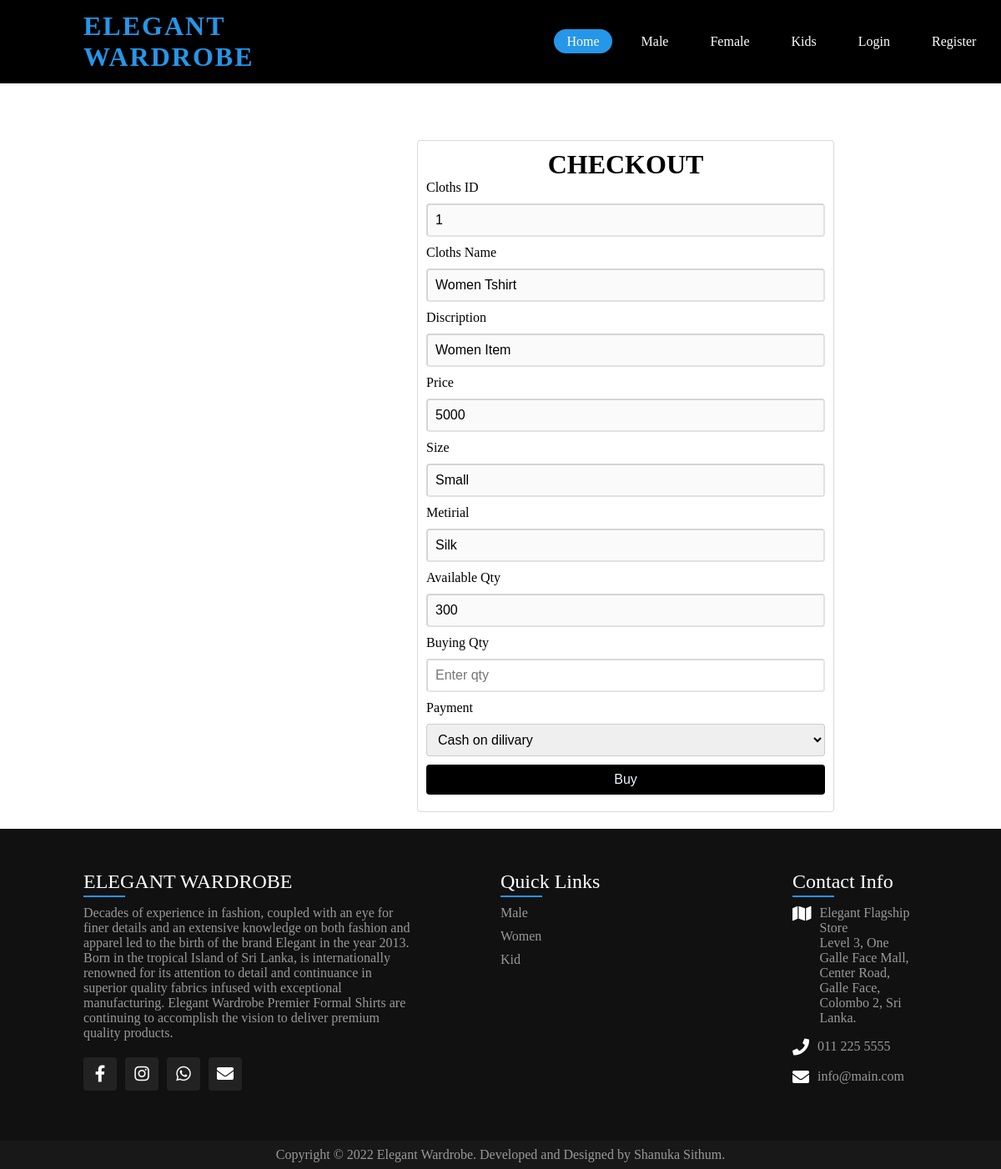
The app's page /View-Female-Cloths.php?view=1 with its own data.
### tables this page shows
CREATE TABLE `fclothes` (
  `id` int(11) NOT NULL,
  `name` varchar(100) NOT NULL,
  `discription` varchar(255) NOT NULL,
  `price` varchar(100) NOT NULL,
  `size` varchar(100) NOT NULL,
  `metirial` varchar(100) NOT NULL,
  `file` text NOT NULL,
  `qty` int(11) NOT NULL
);

### View-Female-Cloths.php (the view, shortened to what this page needs)
<html>
  <head>
    <link rel="stylesheet" type="text/css" href="Admin.css">
    <link rel="stylesheet" href="style.css">
  </head>
  <body>
  <?php include("connection.php");
  ?>
  <?php
        if(isset($_GET['view'])){
        $id = $_GET['view'];
        }
           $query = "select * from fclothes where id = '$id'";
           $update = mysqli_query($conn,$query);
           while($row = mysqli_fetch_assoc($update)) {
            $id = $row['id'];
            $Name = $row['name'];
            $Discription = $row['discription'];
            $price = $row['price'];
            $Size = $row['size'];
            $Metirial = $row['metirial'];
            $qty = $row['qty'];
           }
           ?>
<div class="header">
        <div class="navBar">
     <div class="logo">
     <a href="index.php" class="name">ELEGANT WARDROBE</a>
     </div>
     <div class="nav-links">
        <ul>
        <li> <a href="index.php" class='active'>Home</a> </li>
            <li> <a href ="Male_cloths.php">Male</a></li>
            <li> <a href="Female_cloths.php"> Female</a></li>
            <li> <a href="Kids_cloths.php"> Kids</a></li>
            <?php if( isset($_SESSION['type']) && !empty($_SESSION['type']) )
{
?><li><a href="logout.php">Log Out</a><li>
    <?php }else{ ?>
        <li> <a href="Login.php"> Login</a> </li>
        <li> <a href="Register.php">Register</a> </li>
    <?php } ?>
        </ul>
    </div>
</div>
    <div class="form1">
      <br>
        <div class="Details">
          <h1>CHECKOUT</h1>
			<form action="" method="post" name="form1" >
             <div class="formGrp">
            <label class="labelGrp">Cloths ID</label>
              <input class="achr" type="text" name="Cloths_ID" value="<?php echo $id; ?>"/ required disabled>
            </div>
            <div class="formGrp">
            <label class="labelGrp">Cloths Name</label>
              <input class="achr" type="text" name="Cloths_Name" value="<?php echo $Name; ?>"/ required disabled>
            </div>
            <div class="formGrp">
            <label class="labelGrp">Discription</label>
              <input class="achr" type="text" name="Discription" value="<?php echo $Discription; ?>"/ required disabled>
            </div>
            <div class="formGrp">
            <label class="labelGrp">Price</label>
              <input class="achr" type="text" name="Price"  value="<?php echo $price; ?>" placeholder="Enter Name" disabled>
            </div>
            <div class="formGrp">
            <label class="labelGrp">Size</label>
              <input class="achr" type="text" name="Size"   value="<?php echo $Size; ?>" placeholder="Enter Name" disabled>
            </div>
            <div class="formGrp">
                <label class="labelGrp">Metirial</label>
              <input class="achr" type="text" name="Metirial" value="<?php echo $Metirial; ?>" placeholder="Enter City" disabled>
            </div>
            <div class="formGrp">
            <label class="labelGrp">Available Qty</label>
              <input class="achr" type="text" name="clothes_Ava_qty"   value="<?php echo $qty; ?>" placeholder="Enter qty" disabled>
            </div>
            <div class="formGrp">
            <label class="labelGrp">Buying Qty</label>
              <input class="achr" type="text" name="clothes_Buy_qty"  placeholder="Enter qty" required>
            </div>
            <div class="formGrp">
              <label class="labelGrp">Payment</label>
            <select name="Size" class="achr" value="<?php echo $Size; ?>">
             <option value="Cash">Cash on dilivary</option>
             </select>
            </div>
            <div class="formGrp">
            <div class="formGrp">
              <button class="achr regClass btn" type="Submit" value="Submit" name="Submit" >Buy</button>
            </div>
            </div>
          </form>
        </div>
    </div>
    <?php include("footer.php");?>
  </body>
</html>

### footer.php (shortened to what this page needs)
<!DOCTYPE html>
<html lang="fr">
<head>
    <link href="foot.css" rel="stylesheet">
    <link rel="stylesheet" href="https://cdnjs.cloudflare.com/ajax/libs/font-awesome/4.7.0/css/font-awesome.min.css">
    <link rel="stylesheet" href="https://cdnjs.cloudflare.com/ajax/libs/font-awesome/5.14.0/css/all.min.css">
    <link rel="stylesheet" href="https://cdn.jsdelivr.net/npm/@fortawesome/fontawesome-free@5.15.4/css/fontawesome.min.css">
</head>
<body>
<footer>
      <div class="container">
        <div class="sec aboutus">
          <h2>ELEGANT WARDROBE</h2>
          <p>Decades of experience in fashion, coupled with an eye for finer details and an extensive knowledge on both fashion and apparel led to the birth of the brand Elegant in the year 2013. Born in the tropical Island of Sri Lanka, is internationally renowned for its attention to detail and continuance in superior quality fabrics infused with exceptional manufacturing. Elegant Wardrobe Premier Formal Shirts are continuing to accomplish the vision to deliver premium quality products.</p>
          <ul class="sci">
            <li><a href="#"><i class="fab fa-facebook-f"></i></a></li>
            <li><a href="#"><i class="fab fa-instagram"></i></a></li>
            <li><a href="#"><i class="fab fa-whatsapp"></i></a></li>
            <li><a href="#"><i class="fa fa-envelope" aria-hidden="true"></i></a></li>
          </ul>
        </div>
        <div class="quicklink">
          <h2>Quick Links</h2>
          <ul>
              <li><a href="Male_cloths.php">Male</a></li>
              <li><a href="Female_cloths.php">Women</a></li>
              <li><a href="Kids_cloths.php">Kid</a></li>
          </ul>
        </div>
        <div class="contact">
          <h2>Contact Info</h2>
          <ul class="info">
            <li>
            <span><i class="fa fa-map" aria-hidden="true"></i></span>
            <span>Elegant Flagship Store <br>
Level 3, One Galle Face Mall,<br>
Center Road, Galle Face,<br>
Colombo 2, Sri Lanka.<span>
            </li>
            <li>
              <span><i class="fa fa-phone" aria-hidden="true"></i></span>
              <p><a href="tel:0112255555">011 225 5555</a></p>
              </li>
              <li>
                <span><i class="fa fa-envelope" aria-hidden="true"></i></span>
                <p><a href="mailto:info@elegant.com">info@main.com</a></p>
              </li>
          </ul>
          </div>
      </div>
    </footer>
    <div class="copyright">
      <p>Copyright © 2022 Elegant Wardrobe. Developed and Designed by Shanuka Sithum.</p>
    </div>
</body>

### admin.css (style rules this page uses)
body { background-color: #fff; }
.Details { width:500PX; margin: 20px; margin-left: 500px; margin-top: 150PX; text-align: center; border: 1px solid rgba(0, 0, 0, 0.15); border-radius: .25rem; padding: 10px; flex-direction: column; flex: 1 1 auto; position: relative; flex-wrap: wrap; display: inline-block; }
.achr { display: block; width: 100%; color: black; margin-bottom: 10px; text-decoration: none; font-size: 1rem; padding: 9px; box-sizing: border-box; border-radius: .25rem; border-color: rgba(0, 0, 0, 0.15); }
.regClass { background-color: black; border-color: rgba(0,102,255, 0.8); color: aliceblue; }
.formGrp { text-align: left; }
.labelGrp { margin-bottom: 10px; display: inline-block; }
.btn { border-width: 0; }

### style.css (style rules this page uses)
* { margin: 0px; padding: 0; box-sizing: border-box; }
body { min-height: 100vh; background-size: cover; background-repeat: no-repeat; background-position: center; overflow-x: hidden; }
.header { background-color: white ; height: 100vh; background-position: center; background-size: cover; width: 100%; }
.navBar { position: absolute; top: 0; left: 0; width: 100%; padding: 30px 100px; display: flex; justify-content: space-between; align-items: center; z-index: 10000; background-color: black; height: 100px; }
.logo .name { color: #2696E9; font-weight: 700; text-decoration: none; font-size: 2em; text-transform: uppercase; letter-spacing: 2px; margin-right: 340px; }
.nav-links ul { display: flex; justify-self: center; align-items: center; }
.nav-links ul li { list-style: none; margin-left: 20px; }
.nav-links ul li a { text-decoration: none; padding: 6px 15px; color: #fff; border-radius: 20px; }
.nav-links ul li a:hover , .nav-links ul li a.active { background: #2696E9; color: #fff; }

### foot.css (style rules this page uses)
footer { position: relative; width: 100%; height: auto; padding: 50px 100px; background: #111; display: flex; justify-content: space-between; flex-wrap: wrap; }
footer .container { display: flex; justify-content: space-between; flex-wrap: wrap; flex-direction: row; }
footer .container .sec { margin-right: 30px; }
footer .container .sec.aboutus { width: 40%; }
footer .container h2 { position: relative; color: #fff; font-weight: 500; margin-bottom: 15px; }
footer .container h2:before { content: ''; position: absolute; bottom: -5px; left: 0; width: 50px; height: 2px; background: #2696E9; }
footer p { color: #999; }
.sci { margin-top: 20px; display: flex; }
.sci li { list-style: none; }
.sci li a { display: inline-block; width: 40px; height: 40px; background: #222; display: flex; justify-content: center; align-items: center; margin-right: 10px; text-decoration: none; border-radius: 4px; }
.sci li a .fa { color: #fff; font-size: 20px; }
.sci li a .fab { color: #fff; font-size: 20px; }
.quicklink { position: relative; width: 25%; margin-right: 30px; }
.quicklink ul li { list-style:none; }
.quicklink ul li a { color: #999; text-decoration: none; margin-bottom: 10px; display: inline-block; }
.contact { width: calc(35% - 200px); margin-right: 0 !important; }
.contact .info { position: relative; }
.contact .info li { display: flex; margin-bottom: 16px; }
.contact .info li span:nth-child(1) { color: #fff; font-size: 20px; margin-right: 10px; }
.contact .info li span { color: #999; }
.contact .info li a { color: #999; text-decoration: none; }
.copyright { width: 100%; background: #181818; padding: 8px 100px; text-align: center; color: #999; }

### records on screen
fclothes: Cloths_ID "1", Cloths_Name "Women Tshirt", Discription "Women Item", Price "5000", Size "Small", Metirial "Silk", clothes_Ava_qty "300", Size "Cash on dilivary"
